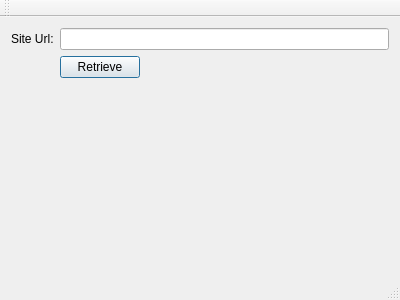
<?xml version="1.0" encoding="UTF-8"?>
<ui version="4.0">
 <class>MainWindow</class>
 <widget class="QMainWindow" name="MainWindow">
  <property name="geometry">
   <rect>
    <x>0</x>
    <y>0</y>
    <width>400</width>
    <height>300</height>
   </rect>
  </property>
  <property name="windowTitle">
   <string>WikiaImageListRetriver</string>
  </property>
  <widget class="QWidget" name="centralWidget">
   <layout class="QFormLayout" name="formLayout">
    <item row="0" column="0">
     <widget class="QLabel" name="label">
      <property name="text">
       <string>Site Url:</string>
      </property>
     </widget>
    </item>
    <item row="0" column="1">
     <widget class="QLineEdit" name="siteUrlLine"/>
    </item>
    <item row="1" column="1">
     <widget class="QPushButton" name="retriveButton">
      <property name="sizePolicy">
       <sizepolicy hsizetype="Fixed" vsizetype="Fixed">
        <horstretch>0</horstretch>
        <verstretch>0</verstretch>
       </sizepolicy>
      </property>
      <property name="focusPolicy">
       <enum>Qt::WheelFocus</enum>
      </property>
      <property name="text">
       <string>Retrieve</string>
      </property>
      <property name="autoDefault">
       <bool>true</bool>
      </property>
      <property name="default">
       <bool>true</bool>
      </property>
     </widget>
    </item>
   </layout>
  </widget>
  <widget class="QMenuBar" name="menuBar">
   <property name="geometry">
    <rect>
     <x>0</x>
     <y>0</y>
     <width>400</width>
     <height>21</height>
    </rect>
   </property>
  </widget>
  <widget class="QToolBar" name="mainToolBar">
   <attribute name="toolBarArea">
    <enum>TopToolBarArea</enum>
   </attribute>
   <attribute name="toolBarBreak">
    <bool>false</bool>
   </attribute>
  </widget>
  <widget class="QStatusBar" name="statusBar"/>
 </widget>
 <layoutdefault spacing="6" margin="11"/>
 <resources/>
 <connections/>
</ui>
